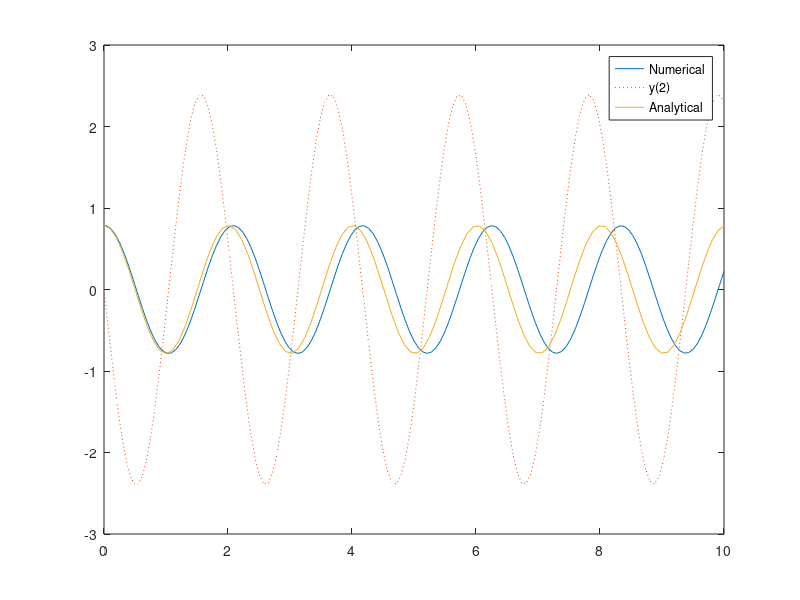

Source code (MATLAB):
L = 1; 
g = 9.81;

dtheta = @(t,y) [y(2); (-g/L).*sin(y(1))];
[t, y] = ode45(dtheta, [0 10], [pi/4; 0]);
plot(t,y(:,1), t,y(:,2),':'),hold on


% Analytical solution b
t = linspace(0,10);
dtheta = @(t) (pi/4) * cos(sqrt(g/L)*t)
y = dtheta(t);
plot(t,y)
legend('Numerical','y(2)','Analytical')
